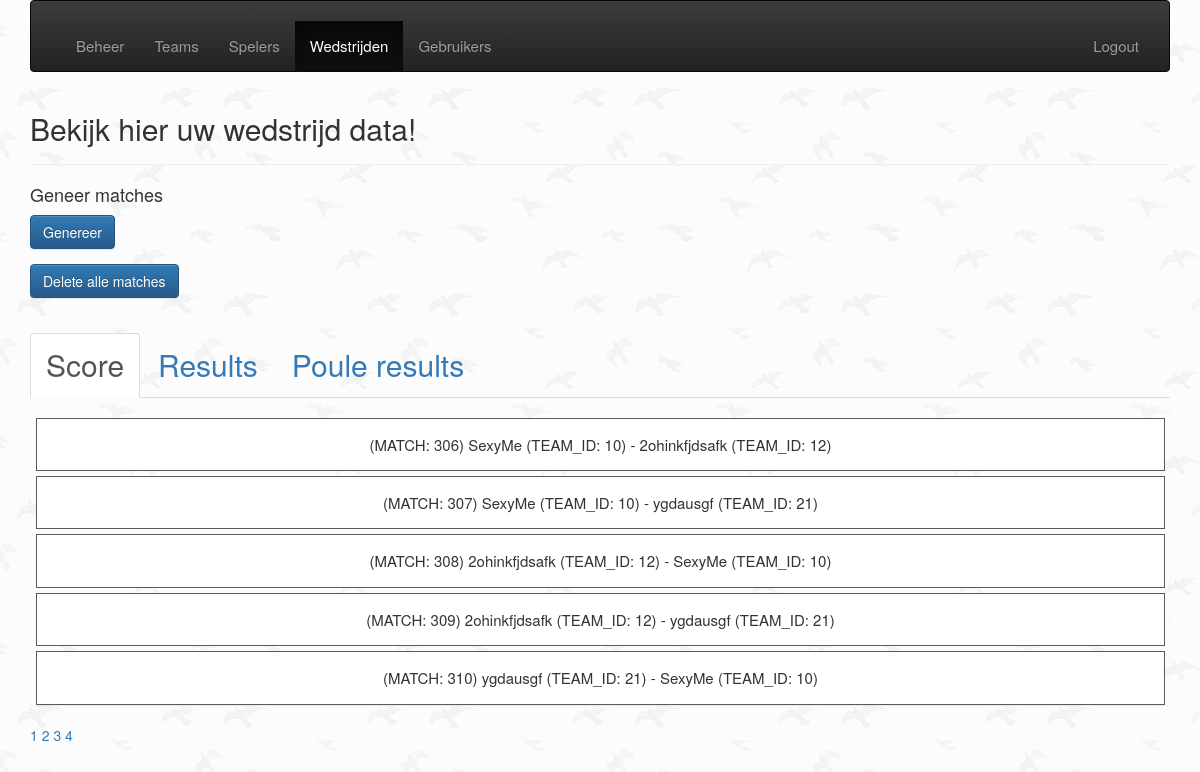
The app's page /admin/public/createGame.php (signed in) with its own data.
### tables this page shows
CREATE TABLE `tbl_matches` (
  `id` int(10) UNSIGNED NOT NULL,
  `team_id_a` int(10) UNSIGNED NOT NULL,
  `team_id_b` int(10) UNSIGNED NOT NULL,
  `score_team_a` int(10) UNSIGNED DEFAULT '0',
  `score_team_b` int(10) UNSIGNED DEFAULT '0',
  `isPlayed` tinyint(1) DEFAULT '0',
  `matchType` int(1) NOT NULL DEFAULT '0',
  `start_time` datetime DEFAULT NULL
);

CREATE TABLE `tbl_teams` (
  `id` int(11) UNSIGNED NOT NULL,
  `poule_id` int(11) NOT NULL DEFAULT '0',
  `name` varchar(255) NOT NULL,
  `points` int(3) DEFAULT '0',
  `totalGoals` int(11) NOT NULL DEFAULT '0',
  `created_at` datetime NOT NULL DEFAULT CURRENT_TIMESTAMP,
  `deleted_at` datetime DEFAULT NULL
);

### admin/public/createGame.php (the view, shortened to what this page needs)
<?php
require ('../app/database.php');
require ('header.php');
?>
    <header class="page-header">
        <h2>Bekijk hier uw wedstrijd data!</h2>
    </header>
    <?php if ( $_SESSION['adminLevel'] >= 2 ) :?>
        <h4>Geneer matches</h4>
        <form action="../app/create_game_manager.php" method="POST">
            <div class="form-group">
                <input class="btn btn-primary" type="submit" value="Genereer">
            </div>
        </form>
        <form action="../app/delete_game_manager.php" method="POST">
            <div class="form-group">
                <input class="btn btn-primary" type="submit" value="Delete alle matches">
            </div>
        </form>
    <?php endif; ?>
    <ul class="nav nav-tabs" id="filter" role="tablist">
        <li role="presentation" class="active">
            <a href="#score" id="score-tab" role="tab" data-toggle="tab" aria-controls="score" aria-expanded="true">Score</a>
        </li>
        <li role="presentation" class="">
            <a href="#results" role="tab" id="results-tab" data-toggle="tab" aria-controls="results" aria-expanded="false">Results</a>
        </li>
        <li role="presentation" class="">
            <a href="#poule-results" role="tab" id="poule-results-tab" data-toggle="tab" aria-controls="poule-results" aria-expanded="false">Poule results</a>
        </li>
    </ul>
    <div class="tab-content" id="tab-content">
        <div class="tab-pane active" id="score">
            <?php
            $page = isset($_GET['page'])?(int)$_GET['page'] : 1;
            $perPage = isset($_GET['per-page'])&& $_GET['per-page'] <=5 ?(int)$_GET['per-page'] : 5;
            $start = ($page > 1) ? ($page * $perPage) - $perPage : 0;
            $matches = $db_conn->prepare ("SELECT SQL_CALC_FOUND_ROWS * FROM tbl_matches WHERE isPlayed = FALSE LIMIT {$start},{$perPage}");
            $matches->execute();
            $matches = $matches->fetchAll(PDO::FETCH_ASSOC);
            $total = $db_conn->query("SELECT FOUND_ROWS() as total")->fetch()['total'];
            $pages = ceil($total /$perPage);
            $teams = $db_conn->prepare ("SELECT * FROM tbl_teams");
            $teams->execute();
            $teams = $teams->fetchAll(PDO::FETCH_ASSOC);
            ?>
            <ul class="list-group">
                <?php
                    foreach ($matches as $match)
                    {
                        $id = $match['id'];
                        $team_id_a = $match['team_id_a'];
                        $team_id_b = $match['team_id_b'];
                        foreach ($teams as $team) {
                            if ($team_id_a == $team['id']) {
                                $name_team_a    = $team['name'];
                                $id_team_a      = $team['id'];
                            }
                            else if ($team_id_b == $team['id'])
                            {
                                $name_team_b = $team['name'];
                                $id_team_b = $team['id'];
                            }
                        }
                        echo "<ul class=\"game-item\">
                                  <form action=\"change_game.php\" method=\"POST\">
                                      <input type=\"hidden\" name=\"play\" value=\"{$match['id']}\">
                                      <input class=\"adjust\" type=\"submit\" value=\"Adjust\">
                                         </form>
                                      <li>
                                        (MATCH: $id) $name_team_a (TEAM_ID: $id_team_a) - $name_team_b (TEAM_ID: $id_team_b)
                                      </li>
                                <form action=\"adjust_game.php\" method=\"GET\">
                                      <input type=\"hidden\" name=\"adjust\" value=\"{$match['id']}\">
                                      <input class=\"delete\" type=\"submit\" value=\"Play\">
                                         </form>
                              </ul>";
                    }
                ?>
            </ul>
            <div class="pagenation">
                <?php  for ($x =1; $x <= $pages; $x++) :?>
                    <a href="?page=<?php echo $x; ?>&per-page=<?php echo $perPage ?>"><?php  echo $x; ?></a>
                <?php endfor; ?>
            </div>
        </div>
</div>
<?php require ('footer.php'); ?>

### admin/css/main.css (style rules this page uses)
ul { padding-top: 20px; list-style-type: none; }
.nav-tabs li { font-size: 30px; }
li { font-size: 15px; }
body { background: url("../img/bg.png"); }
a { color: red; }
.game-item { padding: 15px; border: 1px solid rgb(90, 90, 90); margin: 0 5px 5px 6px; background: #FFF; position: relative; text-align: center; }

### records on screen
tbl_matches: id "306", team_id_a.name "SexyMe", team_id_a "10", team_id_b.name "2ohinkfjdsafk", team_id_b "12"
tbl_matches: id "307", team_id_a.name "SexyMe", team_id_a "10", team_id_b.name "ygdausgf", team_id_b "21"
tbl_matches: id "308", team_id_a.name "2ohinkfjdsafk", team_id_a "12", team_id_b.name "SexyMe", team_id_b "10"
tbl_matches: id "309", team_id_a.name "2ohinkfjdsafk", team_id_a "12", team_id_b.name "ygdausgf", team_id_b "21"
tbl_matches: id "310", team_id_a.name "ygdausgf", team_id_a "21", team_id_b.name "SexyMe", team_id_b "10"

### other values on screen
$item['label'] "Beheer"
$item['label'] "Teams"
$item['label'] "Spelers"
$item['label'] "Wedstrijden"
$item['label'] "Gebruikers"
